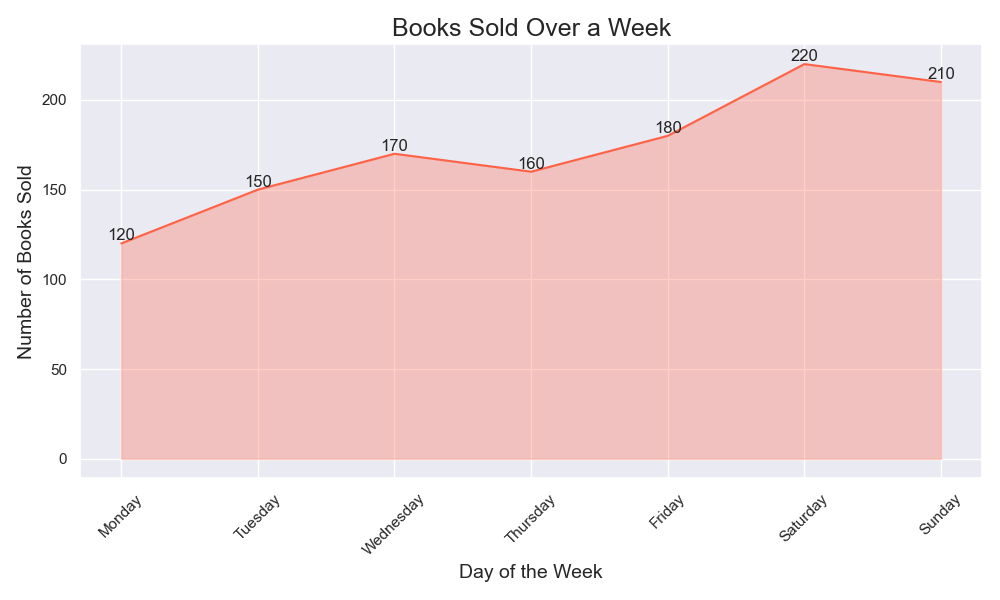

This figure's Python source:

import pandas as pd
import seaborn as sns
import matplotlib.pyplot as plt

# Data
data = {
    'Day': ['Monday', 'Tuesday', 'Wednesday', 'Thursday', 'Friday', 'Saturday', 'Sunday'],
    'Books Sold': [120, 150, 170, 160, 180, 220, 210]
}

df = pd.DataFrame(data)

# Define the color palette as an array of hex color codes
colors = ["#FF6347"]

# Plotting the area chart
plt.figure(figsize=(10, 6))  # Changed the width and height of the chart
ax = sns.lineplot(x='Day', y='Books Sold', data=df, color=colors[0])
ax.fill_between(df['Day'], df['Books Sold'], color=colors[0], alpha=0.3)

# Annotations
for i, point in df.iterrows():
    ax.text(point['Day'], point['Books Sold'], str(point['Books Sold']), 
            ha='center', va='bottom')

# Customizing with a title and labels
ax.set_title('Books Sold Over a Week', fontsize=18)
ax.set_xlabel('Day of the Week', fontsize=14)
ax.set_ylabel('Number of Books Sold', fontsize=14)

plt.xticks(rotation=45)
plt.tight_layout()
plt.show()
